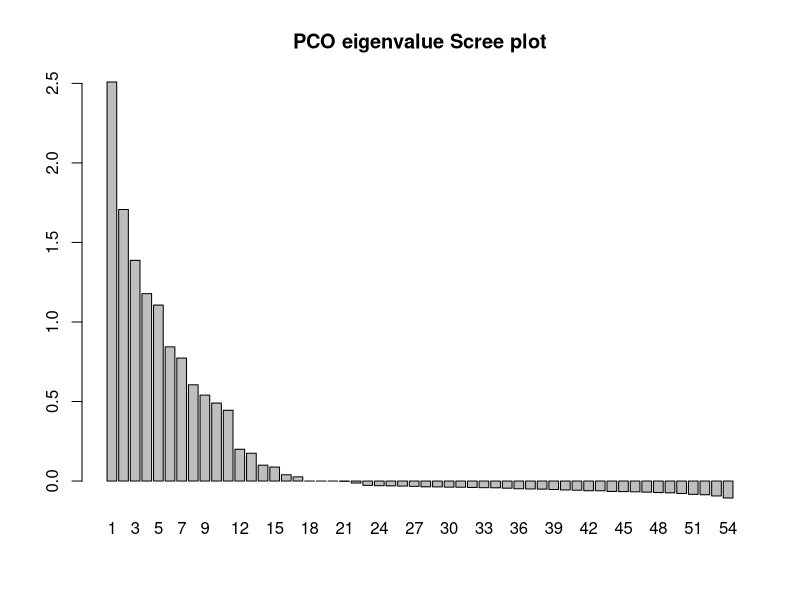
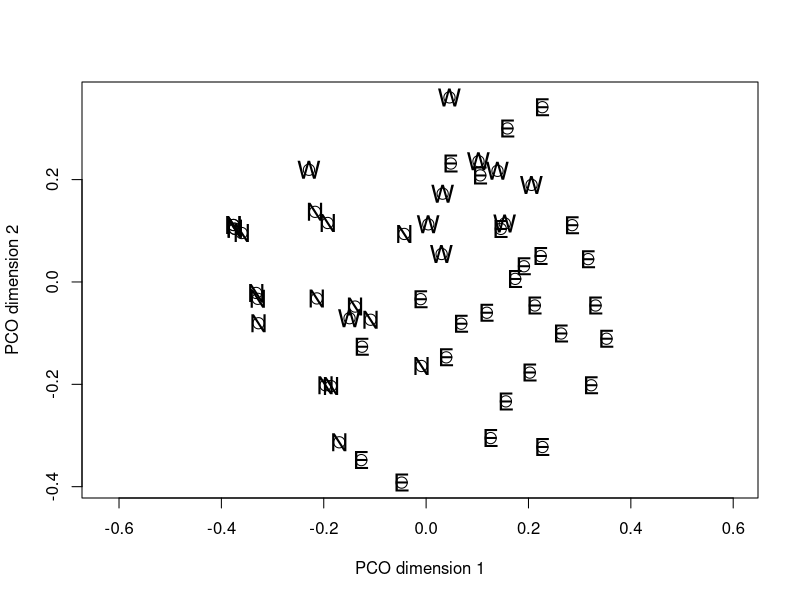
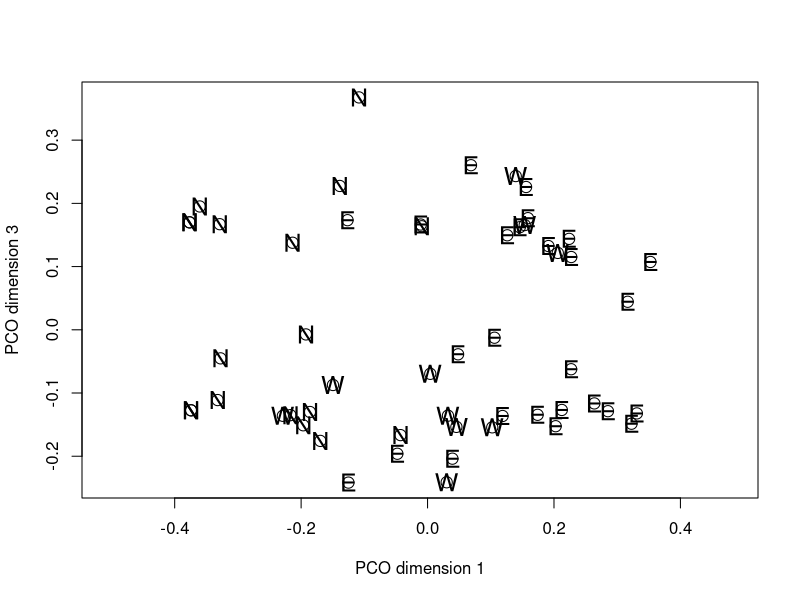
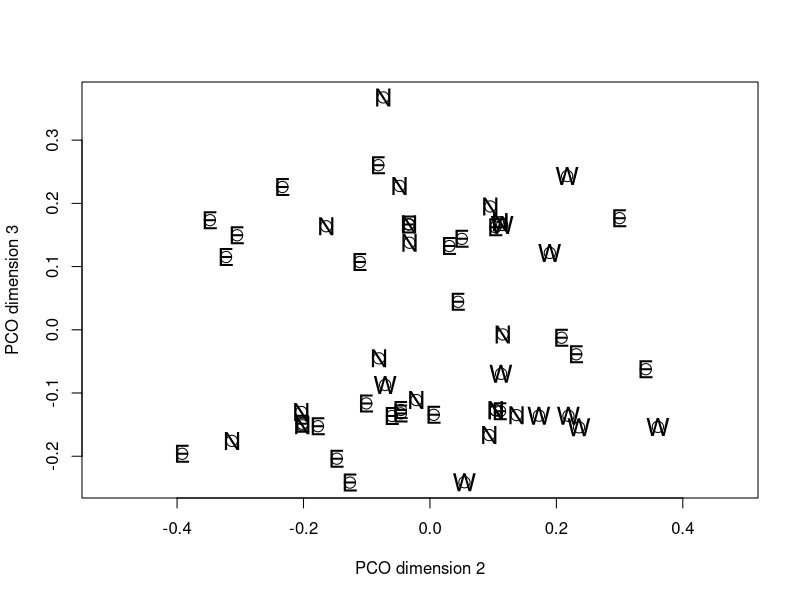
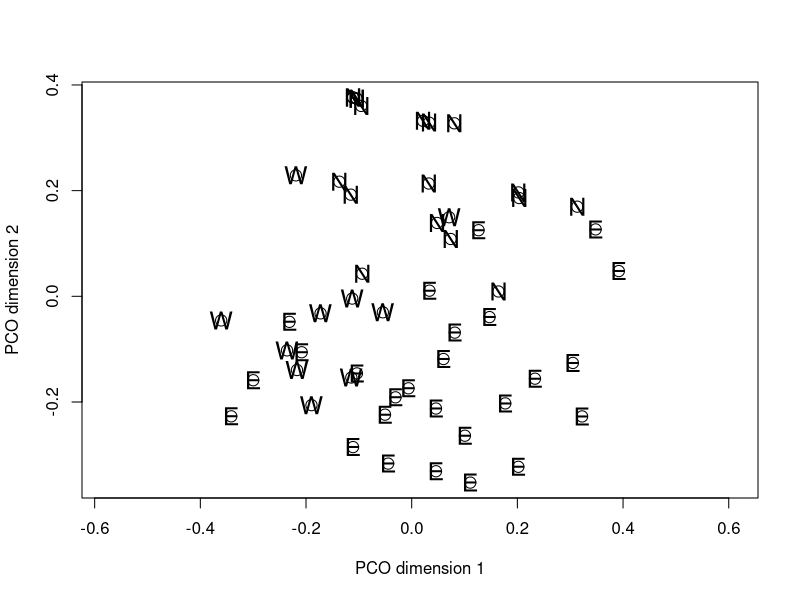
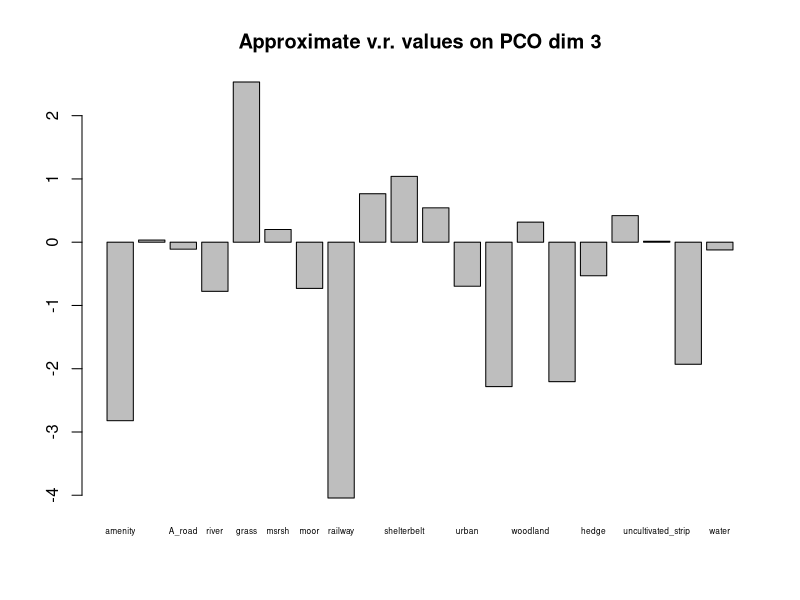

Recreate these plots in R, in order.
## ---- chunk 1
margin_data <- read.csv("data/PCO1_survey.csv", head = TRUE)
head(margin_data)
field_dist <- dist(margin_data[3:22], method = "binary")
field_pco <- cmdscale(field_dist, eig = TRUE, k = 15)
eig_num <- seq(1, length(field_pco$eig), 1)
barplot(field_pco$eig, names.arg = eig_num, main = "PCO eigenvalue Scree plot")
fieldPCO_dim1 <- vector(length = 54)
fieldPCO_dim2 <- vector(length = 54)
fieldPCO_dim3 <- vector(length = 54)
fieldPCO_dim1 <- field_pco$points[, 1]
fieldPCO_dim2 <- field_pco$points[, 2]
fieldPCO_dim3 <- field_pco$points[, 3]
fieldpco_plot <- plot(
  fieldPCO_dim1,
  fieldPCO_dim2,
  asp = 1,
  cex = 1.5,
  xlab = "PCO dimension 1",
  ylab = "PCO dimension 2"
)
text(fieldPCO_dim1, fieldPCO_dim2, cex = 1.5, margin_data$region)

fieldpco_plot2 <- plot(
  fieldPCO_dim1,
  fieldPCO_dim3,
  asp = 1,
  cex = 1.5,
  xlab = "PCO dimension 1",
  ylab = "PCO dimension 3"
)
text(fieldPCO_dim1, fieldPCO_dim3, cex = 1.5, margin_data$region)

fieldpco_plot3 <- plot(
  fieldPCO_dim2,
  fieldPCO_dim3,
  asp = 1,
  cex = 1.5,
  xlab = "PCO dimension 2",
  ylab = "PCO dimension 3"
)
text(fieldPCO_dim2, fieldPCO_dim3, cex = 1.5, margin_data$region)
## ---- chunk 2
fieldpco_plot <- plot(
  -fieldPCO_dim2,
  -fieldPCO_dim1,
  asp = 1,
  cex = 1.5,
  xlab = "PCO dimension 1",
  ylab = "PCO dimension 2"
)
text(-fieldPCO_dim2, -fieldPCO_dim1, cex = 1.5, margin_data$region)
## ---- chunk 3
select_data <- margin_data[3:22]
Fvals <- vector(length = ncol(select_data))
maxitem <- length(Fvals)

for (i in 1:maxitem) {
  lm1 <- lm(fieldPCO_dim3 ~ select_data[, i])
  av1 <- anova(lm1)
  Fvals[i] <- av1$F[1]
}
Fvalplot <- barplot(log(Fvals, 10),
  names.arg = colnames(select_data), cex.names = 0.5,
  main = "Approximate v.r. values on PCO dim 3"
)
